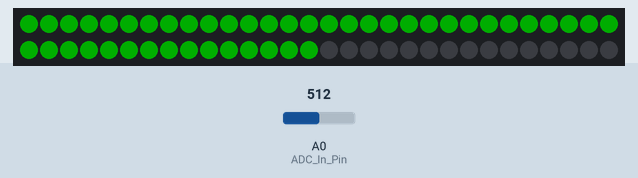
The sketch below on a simulated Arduino Uno, built with avr-gcc and run on an emulated ATmega328P. Shown: 60 RGB LEDs in strip order, left to right, continuing on the next row. The test bench sets the inputs (shaded band); at power-on: A0 (ADC_In_Pin) = 512. Dim RGB values are drawn brighter than linear.

Above: at 1.2 s.
1.3 s: A0 (ADC_In_Pin) set to 690
At 1.8 s:
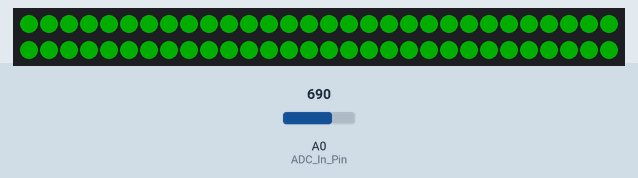
2.8 s: A0 (ADC_In_Pin) set to 0
At 3.6 s:
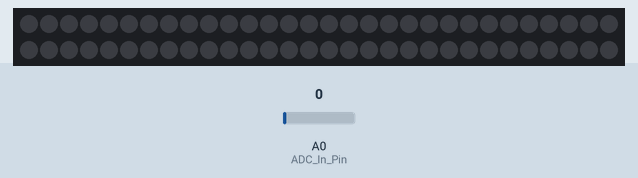
4.3 s: A0 (ADC_In_Pin) set to 511
At 5.0 s:
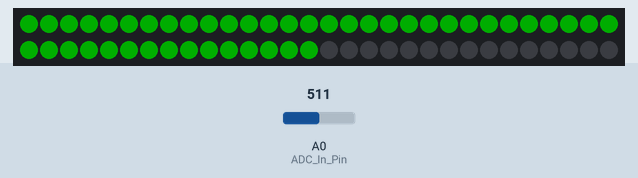
5.8 s: A0 (ADC_In_Pin) set to 716
At 6.3 s:
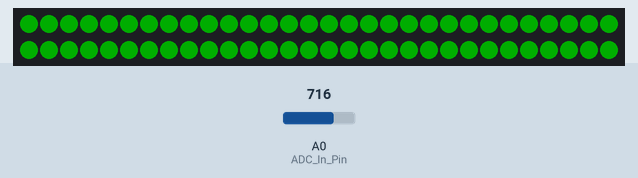
Timing chart, 0 to 8.3 s (numbered marks = the images above; inputs shaded):
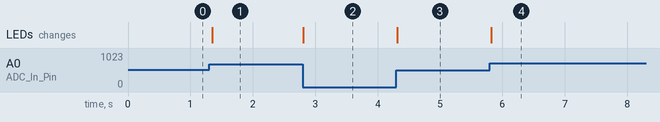

Measured:
- after the input at 1.3 s, the LEDs: change after 0.05 s (image 1)
- after the input at 2.8 s, the LEDs: change at once (image 2)
- after the input at 4.3 s, the LEDs: change at once (image 3)
- after the input at 5.8 s, the LEDs: change at once (image 4)

The sketch:

ADC_test.ino
```cpp
/*/*
  Test of analog voltage connected to A0
*/

/*
  How to use this sketch

  1) Remove any connection cable, shield or jumper from your Arduino ZERO
  2) Connect pin A1 to the nearest GND pin using the shortest jumper possible
  3) Connect pin A2 to the 3.3V pin using the shortest jumper possible
  4) Connect the Arduino ZERO to your PC using a USB cable plugged in the USB programming port of the board
  5) Upload this sketch and leave the board powered on for at least one minute
  6) Open the Serial Monitor and press the reset button on the Arduino ZERO
  7) At the and of the procedure you can find logged
       - the offset and gain values for the board where the sketch has been just executed
       - the instruction line to copy/paste in the final sketch
*/

#include <Adafruit_NeoPixel.h>

// Which pin on the Arduino is connected to the NeoPixels?
#define LED_PIN    6

// How many NeoPixels are attached to the Arduino?
#define LED_COUNT 60

// Declare our NeoPixel strip object:
Adafruit_NeoPixel strip(LED_COUNT, LED_PIN, NEO_GRB + NEO_KHZ800);
// Argument 1 = Number of pixels in NeoPixel strip
// Argument 2 = Arduino pin number (most are valid)
// Argument 3 = Pixel type flags, add together as needed:
//   NEO_KHZ800  800 KHz bitstream (most NeoPixel products w/WS2812 LEDs)
//   NEO_KHZ400  400 KHz (classic 'v1' (not v2) FLORA pixels, WS2811 drivers)
//   NEO_GRB     Pixels are wired for GRB bitstream (most NeoPixel products)
//   NEO_RGB     Pixels are wired for RGB bitstream (v1 FLORA pixels, not v2)
//   NEO_RGBW    Pixels are wired for RGBW bitstream (NeoPixel RGBW products)

// select ADC pin for moisture sensor
int ADC_In_Pin = 0;
// max voltage seen out of MAKEVMA303
int maxReading = 680;
// delay for dail pixel
int dialSpeed = 5;
// measurement delay
int measurementDelay = 50;

// setup() function -- runs once at startup --------------------------------

void setup() {
  Serial.begin(9600);
  strip.begin();           // INITIALIZE NeoPixel strip object (REQUIRED)
  strip.show();            // Turn OFF all pixels ASAP
  strip.setBrightness(50); // Set BRIGHTNESS to about 1/5 (max = 255)
}

void loop()
{
  int reading = analogRead(ADC_In_Pin);
  int showVal = reading*strip.numPixels()/maxReading;
//  Serial.println(showVal);

  // Fill along the length of the strip in colors...

  colorDial(strip.Color(  0, 255,   0), showVal, dialSpeed); // Green
  delay(measurementDelay);
}

// Fill strip pixels one after another with a color. Strip is cleared
// first; anything there will be covered pixel by pixel. Pass in color
// (as a single 'packed' 32-bit value, which you can get by calling
// strip.Color(red, green, blue) as shown in the loop() function above),
// and a delay time (in milliseconds) between pixels.
void colorDial(uint32_t color, int val, int wait) {
    // strip.clear(); // reset strip
    // strip.show();
    for(int i=0; i<strip.numPixels(); i++) { // For each pixel in strip...
      if (i<val) {
        strip.setPixelColor(i, color);         //  Set pixel's color (in RAM)
      } else {
        strip.setPixelColor(i, 0);
      }
      // delay(wait);                           //  Pause for a moment
  }
  strip.show();                          //  Update strip to match
}
```
